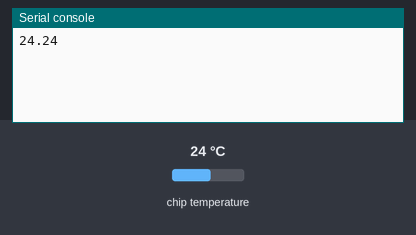
The program below on a simulated Raspberry Pi Pico running MicroPython. Shown: the last lines printed to the serial console. The inputs (shaded band) are chosen by the test bench; at power-on: chip temperature 24 °C.

Above: at 1.2 s.
1.3 s: chip temperature set to 1 °C
At 2.7 s:
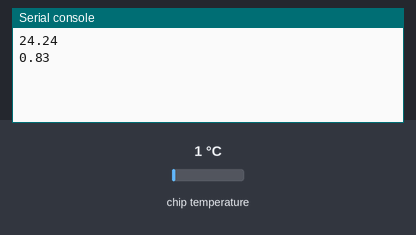
4.0 s: chip temperature set to 11 °C
At 5.4 s:
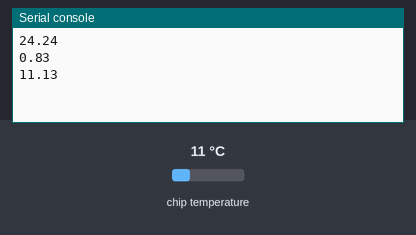
Timing chart, 0 to 7.0 s (numbered marks = the images above; inputs shaded):
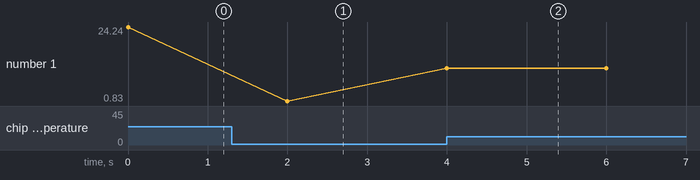

The program:

Temp2.py
```python
import machine
import utime

sensor_temp = machine.ADC(4)
conversion_factor = 3.3 / (65535)

while True:
    reading = sensor_temp.read_u16() * conversion_factor
    temperature = 27 - (reading - 0.706)/0.001721
    print(round(temperature,2))
    utime.sleep(2)
```

Measured:
- after the input at 1.3 s, the serial console: prints a new line after 0.70 s (image 1)
- after the input at 4.0 s, the serial console: prints a new line at once (image 2)
- plotted number 1: 24.24 → 0.83 after the input at 1.3 s, 0.83 → 11.13 after the input at 4.0 s
